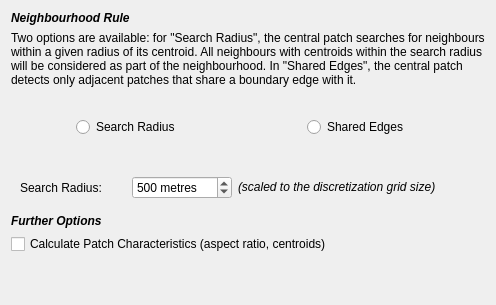
                <widget class="QWidget" name="page_2">
                 <layout class="QVBoxLayout" name="verticalLayout_11">
                  <item>
                   <widget class="QLabel" name="geometry_lbl5">
                    <property name="text">
                     <string>&lt;html&gt;&lt;head/&gt;&lt;body&gt;&lt;p&gt;&lt;span style=&quot; font-weight:600; font-style:italic;&quot;&gt;Neighbourhood Rule&lt;/span&gt;&lt;/p&gt;&lt;/body&gt;&lt;/html&gt;</string>
                    </property>
                   </widget>
                  </item>
                  <item>
                   <widget class="QLabel" name="geometry_lbl6">
                    <property name="text">
                     <string>&lt;html&gt;&lt;head/&gt;&lt;body&gt;&lt;p&gt;Two options are available: for &amp;quot;Search Radius&amp;quot;, the central patch searches for neighbours within a given radius of its centroid. All neighbours with centroids within the search radius will be considered as part of the neighbourhood. In &amp;quot;Shared Edges&amp;quot;, the central patch detects only adjacent patches that share a boundary edge with it.&lt;/p&gt;&lt;/body&gt;&lt;/html&gt;</string>
                    </property>
                    <property name="wordWrap">
                     <bool>true</bool>
                    </property>
                   </widget>
                  </item>
                  <item>
                   <widget class="QWidget" name="patchnhd_widget" native="true">
                    <layout class="QHBoxLayout" name="horizontalLayout_10">
                     <item>
                      <widget class="QLabel" name="img_radius">
                       <property name="minimumSize">
                        <size>
                         <width>50</width>
                         <height>50</height>
                        </size>
                       </property>
                       <property name="maximumSize">
                        <size>
                         <width>50</width>
                         <height>50</height>
                        </size>
                       </property>
                       <property name="text">
                        <string/>
                       </property>
                       <property name="pixmap">
                        <pixmap resource="../graphics/ubeats.qrc">:/images/images/md_spatial_patchradius.png</pixmap>
                       </property>
                      </widget>
                     </item>
                     <item>
                      <widget class="QRadioButton" name="radio_radius">
                       <property name="enabled">
                        <bool>true</bool>
                       </property>
                       <property name="toolTip">
                        <string>&lt;!DOCTYPE HTML PUBLIC &quot;-//W3C//DTD HTML 4.0//EN&quot; &quot;http://www.w3.org/TR/REC-html40/strict.dtd&quot;&gt;
&lt;html&gt;&lt;head&gt;&lt;meta name=&quot;qrichtext&quot; content=&quot;1&quot; /&gt;&lt;style type=&quot;text/css&quot;&gt;
p, li { white-space: pre-wrap; }
&lt;/style&gt;&lt;/head&gt;&lt;body style=&quot; font-family:'MS Shell Dlg 2'; font-size:8.25pt; font-weight:400; font-style:normal;&quot;&gt;
&lt;p style=&quot; margin-top:0px; margin-bottom:0px; margin-left:0px; margin-right:0px; -qt-block-indent:0; text-indent:0px;&quot;&gt;&lt;span style=&quot; font-size:8pt;&quot;&gt;Moore, all eight neighbours around the central block.&lt;/span&gt;&lt;/p&gt;&lt;/body&gt;&lt;/html&gt;</string>
                       </property>
                       <property name="whatsThis">
                        <string/>
                       </property>
                       <property name="text">
                        <string>Search Radius</string>
                       </property>
                       <property name="checkable">
                        <bool>true</bool>
                       </property>
                      </widget>
                     </item>
                     <item>
                      <widget class="QLabel" name="img_shared">
                       <property name="minimumSize">
                        <size>
                         <width>50</width>
                         <height>50</height>
                        </size>
                       </property>
                       <property name="maximumSize">
                        <size>
                         <width>50</width>
                         <height>50</height>
                        </size>
                       </property>
                       <property name="text">
                        <string/>
                       </property>
                       <property name="pixmap">
                        <pixmap resource="../graphics/ubeats.qrc">:/images/images/md_spatial_patchedges.png</pixmap>
                       </property>
                      </widget>
                     </item>
                     <item>
                      <widget class="QRadioButton" name="radio_shared">
                       <property name="toolTip">
                        <string>&lt;!DOCTYPE HTML PUBLIC &quot;-//W3C//DTD HTML 4.0//EN&quot; &quot;http://www.w3.org/TR/REC-html40/strict.dtd&quot;&gt;
&lt;html&gt;&lt;head&gt;&lt;meta name=&quot;qrichtext&quot; content=&quot;1&quot; /&gt;&lt;style type=&quot;text/css&quot;&gt;
p, li { white-space: pre-wrap; }
&lt;/style&gt;&lt;/head&gt;&lt;body style=&quot; font-family:'MS Shell Dlg 2'; font-size:8.25pt; font-weight:400; font-style:normal;&quot;&gt;
&lt;p style=&quot; margin-top:0px; margin-bottom:0px; margin-left:0px; margin-right:0px; -qt-block-indent:0; text-indent:0px;&quot;&gt;&lt;span style=&quot; font-size:8pt;&quot;&gt;Von Neumann, four cardinal directions on either side of the central block.&lt;/span&gt;&lt;/p&gt;&lt;/body&gt;&lt;/html&gt;</string>
                       </property>
                       <property name="whatsThis">
                        <string/>
                       </property>
                       <property name="text">
                        <string>Shared Edges</string>
                       </property>
                       <property name="checked">
                        <bool>false</bool>
                       </property>
                      </widget>
                     </item>
                    </layout>
                   </widget>
                  </item>
                  <item>
                   <widget class="QWidget" name="search_radius_widget" native="true">
                    <layout class="QHBoxLayout" name="horizontalLayout_3">
                     <item>
                      <widget class="QLabel" name="radius_lbl">
                       <property name="text">
                        <string>Search Radius: </string>
                       </property>
                      </widget>
                     </item>
                     <item>
                      <spacer name="horizontalSpacer_11">
                       <property name="orientation">
                        <enum>Qt::Horizontal</enum>
                       </property>
                       <property name="sizeType">
                        <enum>QSizePolicy::Fixed</enum>
                       </property>
                       <property name="sizeHint" stdset="0">
                        <size>
                         <width>20</width>
                         <height>20</height>
                        </size>
                       </property>
                      </spacer>
                     </item>
                     <item>
                      <widget class="QSpinBox" name="radius_spin">
                       <property name="minimumSize">
                        <size>
                         <width>100</width>
                         <height>0</height>
                        </size>
                       </property>
                       <property name="toolTip">
                        <string>&lt;!DOCTYPE HTML PUBLIC &quot;-//W3C//DTD HTML 4.0//EN&quot; &quot;http://www.w3.org/TR/REC-html40/strict.dtd&quot;&gt;
&lt;html&gt;&lt;head&gt;&lt;meta name=&quot;qrichtext&quot; content=&quot;1&quot; /&gt;&lt;style type=&quot;text/css&quot;&gt;
p, li { white-space: pre-wrap; }
&lt;/style&gt;&lt;/head&gt;&lt;body style=&quot; font-family:'MS Shell Dlg 2'; font-size:8.25pt; font-weight:400; font-style:normal;&quot;&gt;
&lt;p style=&quot; margin-top:0px; margin-bottom:0px; margin-left:0px; margin-right:0px; -qt-block-indent:0; text-indent:0px;&quot;&gt;&lt;span style=&quot; font-size:8pt;&quot;&gt;Width of the square cell in the city grid in metres&lt;/span&gt;&lt;/p&gt;&lt;/body&gt;&lt;/html&gt;</string>
                       </property>
                       <property name="suffix">
                        <string> metres</string>
                       </property>
                       <property name="minimum">
                        <number>200</number>
                       </property>
                       <property name="maximum">
                        <number>5000</number>
                       </property>
                       <property name="singleStep">
                        <number>50</number>
                       </property>
                       <property name="value">
                        <number>500</number>
                       </property>
                      </widget>
                     </item>
                     <item>
                      <widget class="QLabel" name="radius_lbl2">
                       <property name="whatsThis">
                        <string>Width of the square cell in the city grid in metres</string>
                       </property>
                       <property name="text">
                        <string>&lt;html&gt;&lt;head/&gt;&lt;body&gt;&lt;p&gt;&lt;span style=&quot; font-style:italic;&quot;&gt;(scaled to the discretization grid size)&lt;/span&gt;&lt;/p&gt;&lt;/body&gt;&lt;/html&gt;</string>
                       </property>
                      </widget>
                     </item>
                     <item>
                      <spacer name="horizontalSpacer_12">
                       <property name="orientation">
                        <enum>Qt::Horizontal</enum>
                       </property>
                       <property name="sizeHint" stdset="0">
                        <size>
                         <width>40</width>
                         <height>20</height>
                        </size>
                       </property>
                      </spacer>
                     </item>
                    </layout>
                   </widget>
                  </item>
                  <item>
                   <widget class="QLabel" name="geometry_lbl7">
                    <property name="text">
                     <string>&lt;html&gt;&lt;head/&gt;&lt;body&gt;&lt;p&gt;&lt;span style=&quot; font-weight:600; font-style:italic;&quot;&gt;Further Options&lt;/span&gt;&lt;/p&gt;&lt;/body&gt;&lt;/html&gt;</string>
                    </property>
                   </widget>
                  </item>
                  <item>
                   <widget class="QCheckBox" name="patchchar_check">
                    <property name="text">
                     <string>Calculate Patch Characteristics (aspect ratio, centroids)</string>
                    </property>
                   </widget>
                  </item>
                  <item>
                   <spacer name="verticalSpacer">
                    <property name="orientation">
                     <enum>Qt::Vertical</enum>
                    </property>
                    <property name="sizeHint" stdset="0">
                     <size>
                      <width>20</width>
                      <height>40</height>
                     </size>
                    </property>
                   </spacer>
                  </item>
                 </layout>
                </widget>
